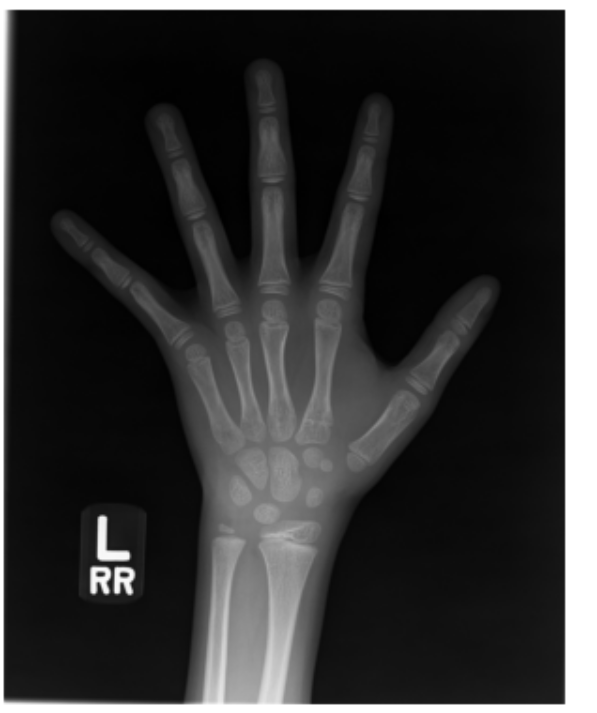
#> input picture backend/check_this_image.jpg, 597 x 713 px
$ python traditional_cv_joint_detector.py check_this_image.jpg
#> lines starting #> are read from the running program, lines starting #| are printed output that depends on the picture; after the words box and inside, x2 and y2 are one past the last pixel; in counts of white or black regions, pixels touching at a corner belong together
"""
传统CV方法小关节识别算法 V5 - 扫描旋转染色法 + YOLOv8混合方案
基于用户描述的几何规律和图像处理启发式算法
核心思路：
1. YOLOv8手性检测：使用best.pt准确识别尺骨和桡骨
2. 传统CV检测：扫描旋转染色法检测其他关节
3. 结果融合：整合YOLOv8与传统CV的检测结果
"""

import cv2
import numpy as np
import os
from typing import List, Tuple, Dict, Optional, Set
from dataclasses import dataclass, field
from enum import Enum
from collections import deque
import time


class HandSide(Enum):
    LEFT = "left"
    RIGHT = "right"
    UNKNOWN = "unknown"


@dataclass
class BoneComponent:
    """骨骼组件数据结构"""
    label: str
    mask: np.ndarray
    centroid: Tuple[float, float]
    bbox: Tuple[int, int, int, int]
    area: float
    aspect_ratio: float
    circularity: float
    solidity: float
    order: int = 0


class ScanningRotationDyeingDetector:
    """
    扫描旋转染色法小关节检测器 V5

    核心算法步骤:
    1. YOLOv8手性检测: 使用best.pt准确识别尺骨和桡骨
    2. 传统CV检测: 扫描旋转染色法检测其他关节
    3. 结果融合: 整合YOLOv8与传统CV的检测结果
    """

    def __init__(self,
                 min_area: int = 100,
                 max_area: int = 100000,
                 scan_step: int = 15,
                 use_yolo_for_hand_side: bool = True,
                 yolo_model_path: Optional[str] = None,
                 yolo_conf: float = 0.5,
                 dye_colors: Optional[List[Tuple[int, int, int]]] = None):
        """
        初始化检测器

        Args:
            min_area: 最小区域面积
            max_area: 最大区域面积
            scan_step: 旋转扫描角度步长(度)
            use_yolo_for_hand_side: 是否使用YOLOv8检测手性
            yolo_model_path: YOLOv8模型路径
            yolo_conf: YOLOv8置信度阈值
            dye_colors: 染色颜色列表
        """
        self.min_area = min_area
        self.max_area = max_area
        self.scan_step = scan_step
        self.use_yolo_for_hand_side = use_yolo_for_hand_side
        self.yolo_conf = yolo_conf

        # YOLOv8模型初始化
        self._yolo_model = None
        if use_yolo_for_hand_side:
            if yolo_model_path is None:
                yolo_model_path = os.path.join(
                    os.path.dirname(__file__),
                    "app", "models", "recognize", "best.pt"
                )
            if os.path.exists(yolo_model_path):
                try:
                    from ultralytics import YOLO
                    self._yolo_model = YOLO(yolo_model_path)
                    print(f"✅ YOLOv8模型加载成功: {yolo_model_path}")
                except Exception as e:
                    print(f"⚠️ YOLOv8模型加载失败: {e}")
                    self._yolo_model = None

        # 预设染色颜色(用于区分不同关节)
        self.dye_colors = dye_colors or [
            (255, 0, 0),     # 红色
            (0, 255, 0),     # 绿色
            (0, 0, 255),     # 蓝色
            (255, 255, 0),   # 青色
            (255, 0, 255),   # 紫色
            (0, 255, 255),   # 黄色
            (128, 0, 0),     # 深红
            (0, 128, 0),     # 深绿
            (0, 0, 128),     # 深蓝
            (128, 128, 0),   # 橄榄色
            (128, 0, 128),   # 紫色
            (0, 128, 128),   # 青色
            (255, 128, 0),   # 橙色
        ]

        # 哈希集合记录已扫描位置
        self._scanned_positions: Set[int] = set()
        # 标记掩码
        self._dye_mask: Optional[np.ndarray] = None

        # 预计算角度缓存
        self._angle_cache: Dict[int, Tuple[float, float]] = {}
        for angle in range(0, 360, self.scan_step):
            rad = np.deg2rad(angle)
            self._angle_cache[angle] = (np.cos(rad), np.sin(rad))

    # [138 lines left out: function detect_hand_side_with_yolo, not called in this run]

    def _pos_to_hash(self, x: int, y: int) -> int:
        """坐标转哈希值"""
        return (x << 16) | y

    def _clear_scan_cache(self):
        """清空扫描缓存"""
        self._scanned_positions.clear()
        self._dye_mask = None

    def find_starting_point(self, binary: np.ndarray) -> Optional[Tuple[int, int]]:
        """
        步骤1: 从图像右侧向左扫描找起始点

        原理: 手部X光片中,远节指骨通常位于图像右侧
        """
        h, w = binary.shape

        # 从右向左扫描
        for x in range(w - 1, -1, -1):
            for y in range(h):
                if binary[y, x] > 0:
                    return (x, y)

        return None

    # [69 lines left out: functions flood_fill_region, clockwise_rotate_scan, not called in this run]

    def scanning_rotation_dyeing(self, binary: np.ndarray,
                                max_regions: int = 15) -> List[Tuple[int, np.ndarray]]:
        """
        扫描旋转染色法主流程

        Returns:
            List of (label_id, region_mask) tuples
        """
        regions = []

        # 初始化标记掩码
        visited_mask = np.zeros_like(binary)

        # 步骤1: 找起始点
        start_point = self.find_starting_point(binary)
        if start_point is None:
            return regions

        # 步骤2: 染色第一个区域(远节指骨)
        first_region = self.flood_fill_region(binary, start_point, 0)
        if first_region is not None:
            regions.append((0, first_region))
            visited_mask = cv2.bitwise_or(visited_mask, first_region)

        # 步骤3: 迭代寻找其他区域
        current_color_idx = 1
        max_iterations = max_regions

        for iteration in range(max_iterations):
            # 计算当前已染色区域的中心作为扫描中心
            if regions:
                combined_mask = np.zeros_like(binary)
                for _, region in regions:
                    combined_mask = cv2.bitwise_or(combined_mask, region)

                moments = cv2.moments(combined_mask)
                if moments['m00'] > 0:
                    cx = int(moments['m10'] / moments['m00'])
                    cy = int(moments['m01'] / moments['m00'])
                    scan_center = (cx, cy)
                else:
                    scan_center = start_point
            else:
                scan_center = start_point

            # 顺时针旋转扫描找下一个种子点
            seed_point = self.clockwise_rotate_scan(binary, scan_center, visited_mask)

            if seed_point is None:
                break

            # 区域生长染色
            region = self.flood_fill_region(binary, seed_point, current_color_idx)
            if region is not None:
                regions.append((current_color_idx, region))
                visited_mask = cv2.bitwise_or(visited_mask, region)
                current_color_idx += 1

        return regions

    def region_growing_from_yolo_bones(self,
                                       image: np.ndarray,
                                       gray: np.ndarray,
                                       bone_low: int,
                                       bone_high: int,
                                       target_regions: int = 23) -> np.ndarray:
        """
        使用中心扩展法从YOLOv8检测到的骨骼区域出发，找到所有骨骼

        核心思路：
        1. 从YOLOv8检测到的尺骨和桡骨区域作为种子点
        2. 使用区域生长算法扩展
        3. 直到找到23个独立的骨骼区域

        Returns:
            bone_mask: 所有骨骼的二值掩码
        """
        h, w = gray.shape
        bone_mask = np.zeros((h, w), dtype=np.uint8)

        # 从YOLOv8骨骼区域和所有满足灰度条件的区域中找种子点
        seed_points = []

        # 优先使用YOLOv8骨骼区域
        if hasattr(self, '_yolo_bone_regions') and self._yolo_bone_regions:
            seed_points.extend(self._yolo_bone_regions)

        # 额外：从整幅图像中找到所有满足灰度条件的连通区域
        temp_mask = np.zeros((h, w), dtype=np.uint8)
        temp_mask[(gray >= bone_low) & (gray <= bone_high)] = 255

        # 找到所有连通区域
        num_labels, labels, stats, centroids = cv2.connectedComponentsWithStats(temp_mask, connectivity=8)

        # 选择足够大的区域作为种子
        if num_labels > 1:
            for i in range(1, num_labels):
                area = stats[i, cv2.CC_STAT_AREA]
                if area > 300:  # 降低最小面积阈值
                    cx, cy = int(centroids[i][0]), int(centroids[i][1])
                    # 检查是否已经在种子点列表中
                    if not any(abs(cx - sx) < 10 and abs(cy - sy) < 10 for sx, sy in seed_points):
                        seed_points.append((cx, cy))

        # 从种子点进行区域生长
        visited = np.zeros((h, w), dtype=bool)
        regions = []

        for seed_x, seed_y in seed_points:
            if visited[seed_y, seed_x]:
                continue

            # BFS区域生长
            region_mask = np.zeros((h, w), dtype=np.uint8)
            queue = deque([(seed_x, seed_y)])
            visited[seed_y, seed_x] = True

            while queue:
                x, y = queue.popleft()

                # 检查灰度是否在范围内
                if not (bone_low <= gray[y, x] <= bone_high):
                    continue

                region_mask[y, x] = 255

                # 4连通领域
                for dx, dy in [(-1, 0), (1, 0), (0, -1), (0, 1)]:
                    nx, ny = x + dx, y + dy
                    if 0 <= nx < w and 0 <= ny < h:
                        if not visited[ny, nx]:
                            if bone_low <= gray[ny, nx] <= bone_high:
                                visited[ny, nx] = True
                                queue.append((nx, ny))

            # 只保留足够大的区域
            if np.sum(region_mask > 0) > 100:
                regions.append(region_mask)

        # 合并所有区域
        for region in regions:
            bone_mask = cv2.bitwise_or(bone_mask, region)

        return bone_mask

    def kmeans_bone_detection(self, gray: np.ndarray, n_clusters: int = 3) -> Tuple[int, int]:
        """
        使用KMeans聚类自动识别骨骼灰度范围

        原理：
        1. 将图像灰度分成n_clusters个类别
        2. 通常分为3类：背景、骨骼、结缔组织
        3. 骨骼的灰度通常在中间值

        Args:
            gray: 灰度图像
            n_clusters: 聚类数量

        Returns:
            (bone_low, bone_high): 骨骼灰度范围
        """
        h, w = gray.shape

        # 准备数据：采样以加速
        # 只使用非边缘的像素（避免背景干扰）
        margin = 20
        roi = gray[margin:-margin, margin:-margin]

        # 展平为1D数组
        pixel_values = roi.reshape((-1, 1)).astype(np.float32)

        # KMeans聚类
        criteria = (cv2.TERM_CRITERIA_EPS + cv2.TERM_CRITERIA_MAX_ITER, 100, 0.2)
        _, labels, centers = cv2.kmeans(
            pixel_values,
            n_clusters,
            None,
            criteria,
            10,
            cv2.KMEANS_RANDOM_CENTERS
        )

        # 按灰度值排序中心点
        centers = sorted(centers.flatten())

        # 分析每个类别
        # 假设：背景灰度最高或最低，骨骼在中间
        bg_mean = np.mean(gray[:20, :])  # 边缘背景均值

        # 找到最接近背景灰度的聚类中心（排除背景）
        bg_cluster_idx = 0
        min_diff = float('inf')
        for i, center in enumerate(centers):
            diff = abs(center - bg_mean)
            if diff < min_diff:
                min_diff = diff
                bg_cluster_idx = i

        # 根据背景类型判断骨骼位置
        if bg_mean > 127:
            # 亮背景：骨骼灰度 < 背景灰度
            # 骨骼应该是低于背景但高于最暗区域的灰度
            # 聚类中心通常：[骨骼, 结缔组织, 背景]
            bone_cluster_idx = 0  # 使用最低的灰度聚类
        else:
            # 暗背景：骨骼灰度 > 背景灰度
            # 骨骼应该是高于背景但低于最亮区域的灰度
            bone_cluster_idx = len(centers) - 1  # 使用最高的灰度聚类

        bone_center = centers[bone_cluster_idx]

        # 根据聚类中心计算骨骼灰度范围
        # 使用均值±标准差作为范围
        # 获取属于骨骼类别的像素
        bone_pixels = pixel_values[labels.flatten() == bone_cluster_idx]

        if len(bone_pixels) > 0:
            bone_std = np.std(bone_pixels)
            bone_low = max(0, int(bone_center - 1.5 * bone_std))
            bone_high = min(255, int(bone_center + 1.5 * bone_std))
        else:
            # 如果无法获取，使用默认范围
            bone_low = max(0, int(bone_center - 30))
            bone_high = min(255, int(bone_center + 30))

        return bone_low, bone_high

    def preprocess(self, image: np.ndarray) -> Tuple[np.ndarray, np.ndarray]:
        """
        图像预处理 - 改进版

        关键改进：
        1. 正确识别亮背景/暗背景
        2. 设置严格的骨骼灰度区间
        3. 使用形态学处理去除结缔组织
        4. 过滤太小的噪声区域
        """
        if len(image.shape) == 3:
            gray = cv2.cvtColor(image, cv2.COLOR_BGR2GRAY)
        else:
            gray = image.copy()

        h, w = gray.shape
        total_pixels = h * w

        # ===== 步骤1: 分析背景类型 =====
        margin = max(20, min(h, w) // 20)
        edge_region = np.concatenate([
            gray[:margin, :].flatten(),
            gray[-margin:, :].flatten(),
            gray[:, :margin].flatten(),
            gray[:, -margin:].flatten()
        ])
        bg_mean = np.mean(edge_region)
        bg_std = np.std(edge_region)

        # 判断背景类型
        if bg_mean > 127:
            bg_is_bright = True
        else:
            bg_is_bright = False

        # ===== 步骤2: 使用KMeans聚类 + YOLOv8骨骼灰度特征 =====
        # 方法1: 如果有YOLOv8信息，使用它
        if hasattr(self, '_bone_gray_from_yolo') and self._bone_gray_from_yolo:
            bone_gray_info = self._bone_gray_from_yolo
            bone_low = bone_gray_info['low']
            bone_high = bone_gray_info['high']
            best_region_count = 0

        # 方法2: 使用KMeans聚类自动识别骨骼
        else:
            # KMeans聚类：将灰度分成3类（背景、骨骼、结缔组织）
            bone_low, bone_high = self.kmeans_bone_detection(gray)
            best_region_count = 0

        # ===== 步骤3: 使用中心扩展法找到所有骨骼 =====
        # 从YOLOv8检测到的骨骼区域出发，使用区域生长算法找到所有23个骨骼
        bone_mask = self.region_growing_from_yolo_bones(image, gray, bone_low, bone_high)

        # ===== 步骤4: 形态学处理 =====
        kernel_small = cv2.getStructuringElement(cv2.MORPH_ELLIPSE, (3, 3))
        kernel_medium = cv2.getStructuringElement(cv2.MORPH_ELLIPSE, (5, 5))

        # 轻度闭运算填充骨骼内部小孔洞（减少迭代次数）
        bone_mask = cv2.morphologyEx(bone_mask, cv2.MORPH_CLOSE, kernel_small, iterations=1)

        # 轻度开运算去除细小噪声（减少迭代次数）
        bone_mask = cv2.morphologyEx(bone_mask, cv2.MORPH_OPEN, kernel_small, iterations=1)

        # ===== 步骤5: 连通组件分析过滤 =====
        # 过滤太小的区域（噪声），但保留小关节
        num_labels, labels, stats, centroids = cv2.connectedComponentsWithStats(bone_mask, connectivity=8)

        # 进一步减小最小面积阈值，以便捕获更多小关节
        min_area = max(30, total_pixels * 0.0001)  # 至少0.01%的图像面积
        max_area = total_pixels * 0.5  # 最多50%的图像面积

        filtered_mask = np.zeros_like(gray)
        for i in range(1, num_labels):
            area = stats[i, cv2.CC_STAT_AREA]
            # 只保留合理面积的区域
            if min_area <= area <= max_area:
                filtered_mask[labels == i] = 255

        # ===== 步骤6: 轻度形态学处理 =====
        filtered_mask = cv2.morphologyEx(filtered_mask, cv2.MORPH_CLOSE, kernel_small, iterations=1)

        # 保存骨骼灰度信息用于调试
        self._bone_gray_range = (bone_low, bone_high)
        self._bg_info = {
            'type': 'bright' if bg_is_bright else 'dark',
            'mean': bg_mean,
            'std': bg_std,
            'initial_regions': best_region_count
        }

        return filtered_mask, gray

    # [148 lines left out: functions extract_components_from_regions, classify_by_position, detect_hand_side_auto, assign_finger_labels, not called in this run]

    def detect_joints(self, image: np.ndarray,
                     hand_side: Optional[HandSide] = None) -> Dict:
        """
        主检测流程 - 扫描旋转染色法
        """
        start_time = time.time()

        # 清空缓存
        self._clear_scan_cache()

        # 预处理
        binary, gray = self.preprocess(image)

        # 执行扫描旋转染色法
        regions = self.scanning_rotation_dyeing(binary, max_regions=20)

        if not regions:
            return {
                'success': False,
                'error': '扫描旋转染色法未检测到任何骨骼区域',
                'regions': [],
                'hand_side': 'unknown',
                'processing_time': time.time() - start_time
            }

        # 提取组件
        components = self.extract_components_from_regions(regions)

        if not components:
            return {
                'success': False,
                'error': '未提取到有效的骨骼组件',
                'regions': [],
                'hand_side': 'unknown',
                'processing_time': time.time() - start_time
            }

        # 位置分类
        classified = self.classify_by_position(components)

        # 自动手性判断和骨骼灰度提取
        bone_gray_info = None
        if hand_side is None:
            # 优先使用YOLOv8检测手性和骨骼灰度特征
            if self.use_yolo_for_hand_side:
                hand_side, bone_gray_info = self.detect_hand_side_with_yolo(image)

                # 如果获取到骨骼灰度信息，保存到detector
                if bone_gray_info:
                    self._bone_gray_from_yolo = bone_gray_info

            # 如果YOLOv8失败，使用传统方法
            if hand_side is None:
                hand_side = self.detect_hand_side_auto(classified)

        # 分配手指标签
        final_components = self.assign_finger_labels(classified, hand_side)

        # 整理结果
        results = {
            'success': True,
            'hand_side': hand_side.value if hand_side else 'unknown',
            'total_regions': len(final_components),
            'regions': [],
            'processing_time': time.time() - start_time,
            '染色区域数': len(regions)
        }

        for comp in final_components:
            results['regions'].append({
                'label': comp.label,
                'centroid': (int(comp.centroid[0]), int(comp.centroid[1])),
                'bbox': comp.bbox,
                'area': comp.area,
                'aspect_ratio': round(comp.aspect_ratio, 2),
                'circularity': round(comp.circularity, 3),
                'order': comp.order
            })

        return results

    # [120 lines left out: functions visualize, visualize_dyeing_process, not called in this run]


def test_detector(image_path: str):
    """测试检测器"""
#> called with image_path = 'check_this_image.jpg'
    print(f"加载图像: {image_path}")
    image = cv2.imread(image_path)
#> image is the input picture: shape (713, 597, 3); min 0, max 255, mean 51.2
    if image is None:
        print(f"错误: 无法读取图像 {image_path}")
        return

    print(f"图像尺寸: {image.shape}")
#| 图像尺寸: (713, 597, 3)

    # 创建检测器
    detector = ScanningRotationDyeingDetector(
        min_area=100,
        max_area=100000,
        scan_step=15
    )

    # 执行检测
    print("\n开始扫描旋转染色法检测...")
    results = detector.detect_joints(image)
#> in preprocess, `bg_mean = np.mean(edge_region)`: bg_mean = 139.6
#> in preprocess, `bg_std = np.std(edge_region)`: bg_std = 114.5
#> in kmeans_bone_detection, `roi = gray[margin:-margin, margin:-margin]`:
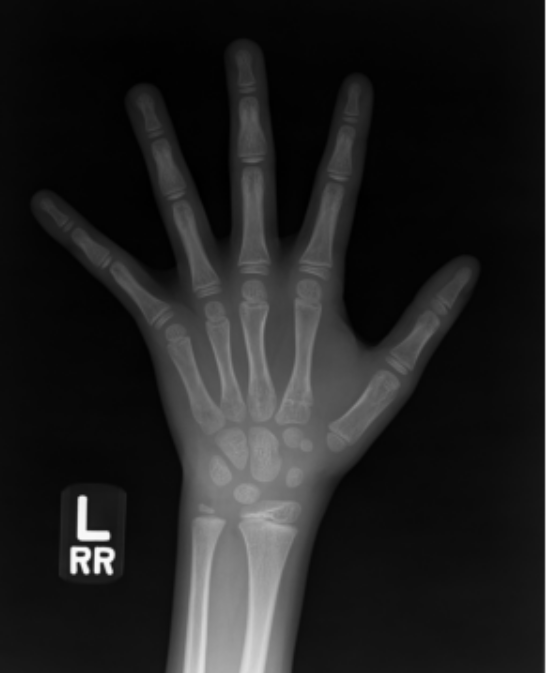
#> roi: shape (673, 557); min 0, max 255, mean 36.7
#> in kmeans_bone_detection, `_, labels, centers = cv2.kmeans( pixel_values, n_clusters, None, crite..`: centers = [12.29, 96.2, 226.3]
#> in kmeans_bone_detection, `bg_mean = np.mean(gray[:20, :])`: bg_mean = 138.4
#> the loop in kmeans_bone_detection, `for i, center in enumerate(centers):` made 3 passes
#> (center, diff, min_diff, bg_cluster_idx) on passes 1 to 2: (12.29, 126.1, 126.1, 0), (96.2, 42.23, 42.23, 1)
#> after the loop in kmeans_bone_detection, `for i, center in enumerate(centers):`: bg_cluster_idx = 1; min_diff = 42.23
#> in kmeans_bone_detection, `bone_center = centers[bone_cluster_idx]`: bone_center = 12.29
#> in kmeans_bone_detection, `bone_std = np.std(bone_pixels)`: bone_std = 10.73
#> in kmeans_bone_detection, `bone_low = max(0, int(bone_center - 1.5 * bone_std))`: bone_low = 0
#> in kmeans_bone_detection, `bone_high = min(255, int(bone_center + 1.5 * bone_std))`: bone_high = 28
#> in preprocess, `bone_low, bone_high = self.kmeans_bone_detection(gray)`: bone_low = 0; bone_high = 28
#> after the loop in region_growing_from_yolo_bones, `for seed_x, seed_y in seed_points:`:
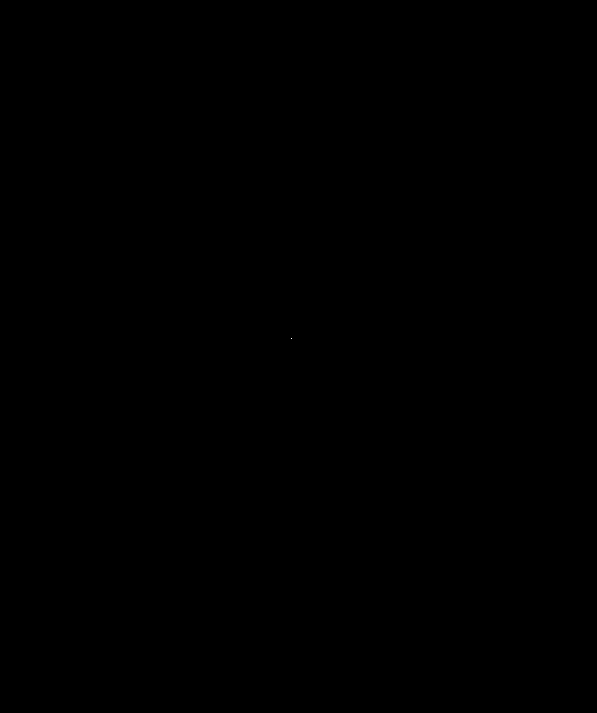
#> visited: shape (713, 597) bool; 0% white in thin lines or dots, all inside (x1, y1, x2, y2) = (291, 338, 292, 339)
#> in preprocess, `num_labels, labels, stats, centroids = cv2.connectedComponentsWithStat..`: num_labels = 1; stats = [[0, 0, 597, 713, 425661]]; centroids = [[298, 356]]
#> in preprocess, `self._bone_gray_range = (bone_low, bone_high)`: self._bone_gray_range = (0, 28)
#> in preprocess, `self._bg_info = { 'type': 'bright' if bg_is_bright else 'dark', 'mean'..`: self._bg_info = {'type': 'bright', 'mean': 139.6, 'std': 114.5, 'initial_regions': 0}
#> in detect_joints, `regions = self.scanning_rotation_dyeing(binary, max_regions=20)`: regions = []
#> results = {'success': False, 'error': '扫描旋转染色法未检测到任何骨骼区域', 'regions': [], 'hand_side': 'unknown', 'processing_time': 1.64}

    print("\n" + "=" * 60)
    print("扫描旋转染色法检测结果")
    print("=" * 60)
    print(f"成功: {results['success']}")
#| 成功: False
    print(f"手性: {results['hand_side']}")
#| 手性: unknown
    print(f"检测到区域数: {results.get('染色区域数', 0)}")
#| 检测到区域数: 0
#> (the run stopped early here; a loop or call above may not have finished)
